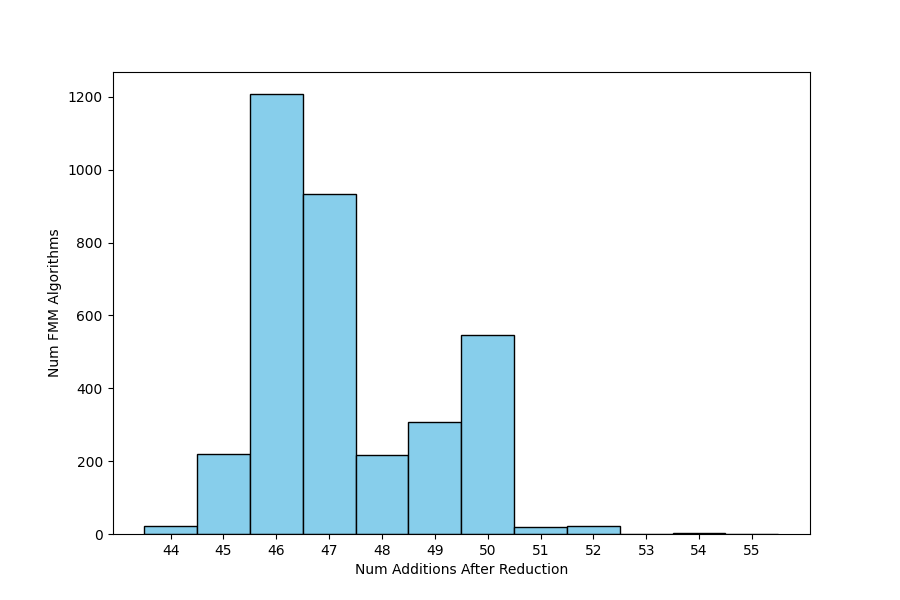

This chart was generated by the following Python code:
import matplotlib.pyplot as plt
import seaborn as sns # pip include seaborn
import numpy as np

raw_data = { # 3500 entries
  44: 21,
  45: 221,
  46: 1208,
  47: 934,
  48: 216,
  49: 308,
  50: 545,
  51: 19,
  52: 22,
  53: 1,
  54: 4,
  55: 1
}

def main():
    data = []
    for num_additions, count in raw_data.items():
        data.extend([num_additions] * count)

    # create histogram
    plt.figure(figsize=(9, 6)) # Optional: Adjust figure size
    #ax = sns.histplot(data, bins=sorted(raw_data.keys()), kde=True, color='red', edgecolor='black', facecolor='skyblue', discrete=True)
    ax = sns.histplot(data, bins=sorted(raw_data.keys()), kde=False, color='red', edgecolor='black', facecolor='skyblue', discrete=True)

    # add labels and title
    ax.set_xlabel("Num Additions After Reduction")
    ax.set_ylabel("Num FMM Algorithms")
    #ax.set_title("Addition Count Distribution")
    ax.set_xticks(sorted(raw_data.keys())) #  x-axis ticks to match addition count

    # save plot to png file
    plt.savefig('fmm_addition_distribution_233_20260809_124403.png')

    # display plot
    #plt.show()

if __name__ == "__main__":
    main()
